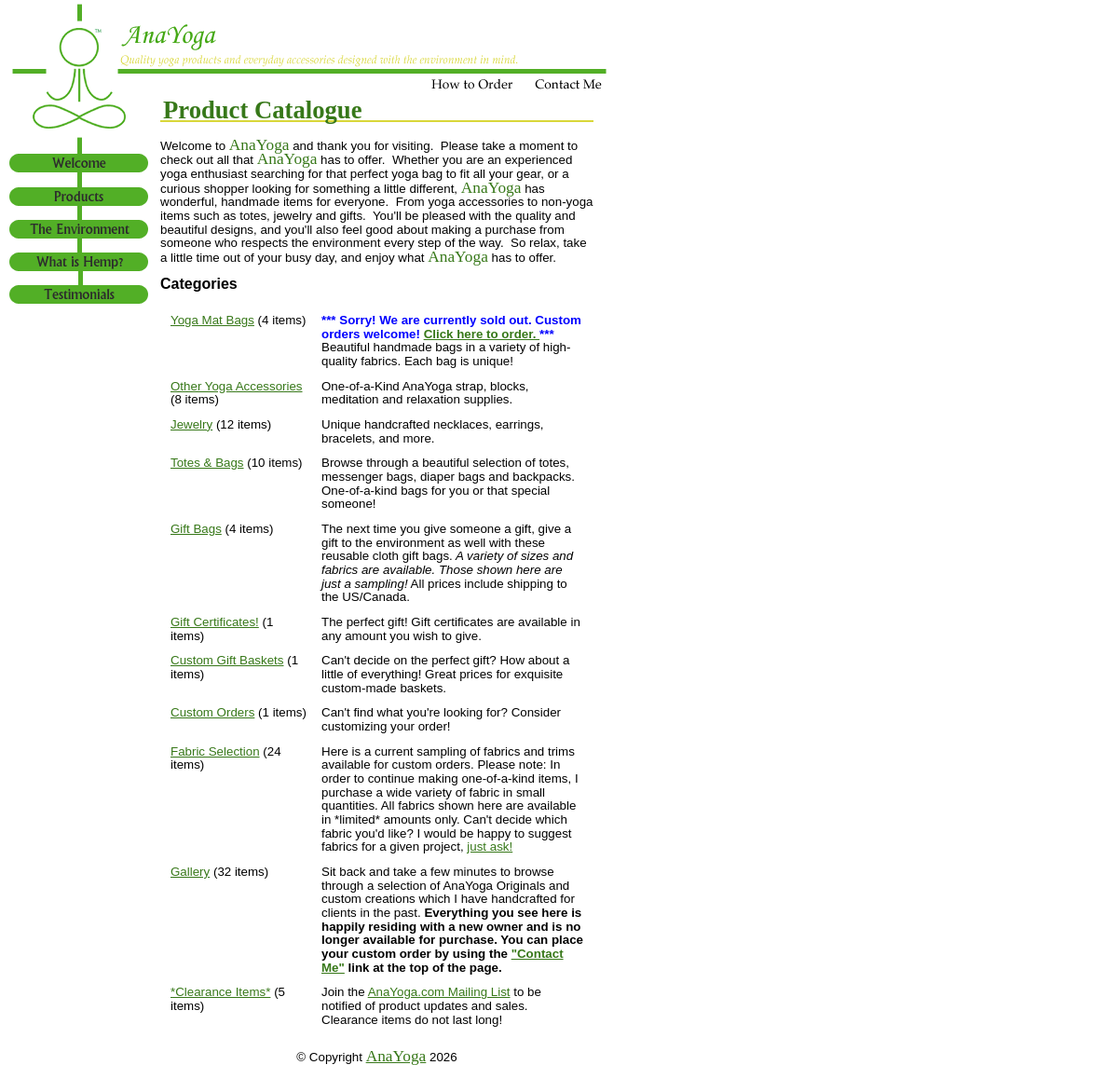
Screenshot of /original_site/products.php with the database file from the repository.
### tables this page shows
CREATE TABLE `categories` (
  `catID` int(10) unsigned NOT NULL AUTO_INCREMENT,
  `title` varchar(255) DEFAULT NULL,
  `description` longtext DEFAULT NULL,
  `orderIndex` int(11) NOT NULL DEFAULT 0,
  PRIMARY KEY (`catID`)
);

### original_site/global.php.inc (the view, shortened to what this page needs)
<?
function showCategories() {
    echo "<h2>Categories</h2>";
    $qryCategories = "SELECT categories.catID, categories.title, categories.description, categories.orderIndex,count( products.prodID ) as numProducts  FROM categories LEFT  JOIN products ON categories.catID = products.category GROUP BY categories.catID, categories.title, categories.description ORDER BY categories.orderIndex ASC";
    if (! $result = mysql_query($qryCategories)) {
	echo "<P>An error has occured while attempting to query the categories table.";
	echo "<p>The following error was returned: " . mysql_error();
	exit;
    }
    echo "<table cellspacing=10>\n";
    while ($row = mysql_fetch_assoc($result)) {
        echo "<tr>\n";
        echo "<td valign=top width=150><a href=\"showcat.php?id=".$row['catID']."\">".$row['title']."</a> (".$row['numProducts']." items)</td><td valign=top>".stripslashes($row['description'])."</td></tr>\n";
    }
    echo "</table>\n";
}
?>

### original_site/top.php (shortened to what this page needs)
<HTML>
<HEAD>
<LINK href="main.css" rel="stylesheet" type="text/css">
</HEAD>
<BODY BGCOLOR=#FFFFFF LEFTMARGIN=0 TOPMARGIN=0 MARGINWIDTH=0 MARGINHEIGHT=0 ONLOAD="preloadImages();">
<TABLE WIDTH=655 BORDER=0 CELLPADDING=0 CELLSPACING=0>
	<TR>
		<TD ROWSPAN=3>
			<IMG SRC="images/ul_logo.gif" WIDTH=172 HEIGHT=101 ALT=""></TD>
		<TD COLSPAN=5>
			<IMG SRC="images/ur_image.gif" WIDTH=483 HEIGHT=71 ALT=""></TD>
	</TR>
	<TR>
		<TD COLSPAN=5>
			<IMG SRC="images/topline.gif" WIDTH=483 HEIGHT=10 ALT=""></TD>
	</TR>
	<TR>
		<TD>
			<IMG SRC="images/whitespace1.gif" WIDTH=288 HEIGHT=20 ALT=""></TD>
		<TD>
			<A HREF="order.php">
				<IMG SRC="images/order.gif" WIDTH=94 HEIGHT=20 BORDER=0 ALT=""></A></TD>
		<TD>
			<IMG SRC="images/whitespace2.gif" WIDTH=19 HEIGHT=20 ALT=""></TD>
		<TD>
			<A HREF="contact.php">
				<IMG SRC="images/contactme.gif" WIDTH=73 HEIGHT=20 BORDER=0 ALT=""></A></TD>
		<TD>
			<IMG SRC="images/whitespace3.gif" WIDTH=9 HEIGHT=20 ALT=""></TD>
	</TR>
</table>
<table border=0 cellspacing=0 cellpadding=0>
<tr><td valign=top>
    <table border=0 cellspacing=0 cellpadding=0>
    	<TR>
		<TD>
			<IMG SRC="images/webdesign_09.gif" WIDTH=172 HEIGHT=64 ALT="">
		</TD>
	</tr>
        <tr>
		<TD>
			<A HREF="index.php"
				ONMOUSEOVER="changeImages('welcome', 'images/welcome-over.gif'); return true;"
				ONMOUSEOUT="changeImages('welcome', 'images/welcome.gif'); return true;">
				<IMG NAME="welcome" SRC="images/welcome.gif" WIDTH=172 HEIGHT=20 BORDER=0 ALT=""></A></TD>
	</TR>
	<TR>
		<TD>
			<IMG SRC="images/vertline1.gif" WIDTH=172 HEIGHT=15 border=0 ALT=""></TD>
	</TR>
	<TR>
		<TD>
			<A HREF="products.php"
				ONMOUSEOVER="changeImages('products', 'images/products-over.gif', 'webdesign_14', 'images/webdesign_14-products_over.gif'); return true;"
				ONMOUSEOUT="changeImages('products', 'images/products.gif', 'webdesign_14', 'images/webdesign_14.gif'); return true;">
				<IMG NAME="products" SRC="images/products.gif" WIDTH=172 HEIGHT=20 BORDER=0 ALT=""></A></TD>
	</TR>
	<TR>
		<TD>
			<IMG NAME="webdesign_14" SRC="images/webdesign_14.gif" WIDTH=172 HEIGHT=1 ALT=""></TD>
	</TR>
	<TR>
		<TD>
			<IMG SRC="images/vertline2.gif" WIDTH=172 HEIGHT=14 ALT=""></TD>
	</TR>
	<TR>
		<TD>
			<A HREF="environ.php"
				ONMOUSEOVER="changeImages('environ', 'images/environ-over.gif', 'vertline3', 'images/vertline3-environ_over.gif'); return true;"
				ONMOUSEOUT="changeImages('environ', 'images/environ.gif', 'vertline3', 'images/vertline3.gif'); return true;">
				<IMG NAME="environ" SRC="images/environ.gif" WIDTH=172 HEIGHT=20 BORDER=0 ALT=""></A></TD>
	</TR>
	<TR>
		<TD>
			<IMG NAME="vertline3" SRC="images/vertline3.gif" WIDTH=172 HEIGHT=15 ALT=""></TD>
	</TR>
	<TR>
		<TD>
			<A HREF="whatishemp.php"
				ONMOUSEOVER="changeImages('hemp', 'images/hemp-over.gif'); return true;"
				ONMOUSEOUT="changeImages('hemp', 'images/hemp.gif'); return true;">
				<IMG NAME="hemp" SRC="images/hemp.gif" WIDTH=172 HEIGHT=21 BORDER=0 ALT=""></A></TD>
	</TR>
	<TR>
		<TD>
			<IMG SRC="images/webdesign_19.gif" WIDTH=172 HEIGHT=15 ALT=""></TD>
	</TR>
	<TR>
		<TD>
			<A HREF="testimonials.php"
				ONMOUSEOVER="changeImages('testimonial', 'images/testimonial-over.gif'); return true;"
				ONMOUSEOUT="changeImages('testimonial', 'images/testimonial.gif'); return true;">
				<IMG NAME="testimonial" SRC="images/testimonial.gif" WIDTH=172 HEIGHT=20 BORDER=0 ALT=""></A></TD>
	</TR>
    </table>
</td>
<td width=465 valign=top>

### original_site/products.php (shortened to what this page needs)
<?
include("global.php.inc");
include("top.php");
?>
<h1>Product Catalogue</h1>
<p>Welcome to <font class=anayoga>AnaYoga</font> and thank
you for visiting.&nbsp; Please take a moment to check out all
that <font class=anayoga>AnaYoga</font> has to offer.&nbsp; Whether you are an
experienced yoga enthusiast searching for that perfect yoga bag to fit all
your gear, or a curious shopper looking for something a little different,
<font class=anayoga>AnaYoga</font> has wonderful, handmade items for
everyone.&nbsp; From yoga accessories to non-yoga items such as totes, jewelry
and gifts.&nbsp; You'll be pleased with the quality and beautiful designs,
and you'll also feel good about making a purchase from someone who respects
the environment every step of the way.&nbsp; So relax, take a little time
out of your busy day, and enjoy what <font class=anayoga>AnaYoga</font> has
to offer.</p>
<?
showCategories();
include("bottom.php");
?>

### original_site/bottom.php
<p>
<p>
<center>&copy; Copyright <a href="index.php"><font class=anayoga>AnaYoga</font></a>
<? $mytime = getdate(); echo date("Y", $mytime[0]); ?>
</center></p>
</TD>
</tr>
</TABLE>
</BODY>
</HTML>

### original_site/main.css (style rules this page uses)
body { background: #FFFFFF; color: #000000; margin-left: 0%; margin-right: 5%; font-style: normal; font-family: tahoma,arial,serif; }
h1 { font-style: normal; padding-left: 3px; padding-right: 3px; padding-top: 10px; padding-bottom: 3px; color: #377819; text-align: left; font-weight: bold; font-family: "Monotype Corsiva", "Times New Roman"; font-size: 20pt; border: #D9D73A solid; border-width: 0px 0px 2px }
h2 { font-size: medium; }
ul, dl, p, td, th, li, dt, dd, div { color: #000000; font-style: normal; line-height: 110%; font-family: tahoma, sans-serif; font-size: 10pt; }
img { border: 0; }
a:link, a:visited { color: #377819; }
.anayoga { color: #377819; font-family: "Monotype Corsiva", "Times New Roman"; font-size: 13pt; }

### rows the page displays
categories: title "Yoga Mat Bags", numProducts "4", description "*** Sorry! We are currently sold out. Custom orders welcome! Click here to order. *** Beautiful handmade bags in a variety of high-quality fabrics. Each bag is unique!"
categories: title "Other Yoga Accessories", numProducts "8", description "One-of-a-Kind AnaYoga strap, blocks, meditation and relaxation supplies."
categories: title "Jewelry", numProducts "12", description "Unique handcrafted necklaces, earrings, bracelets, and more."
categories: title "Totes & Bags", numProducts "10", description "Browse through a beautiful selection of totes, messenger bags, diaper bags and backpacks. One-of-a-kind bags for you or that special someone!"
categories: title "Gift Bags", numProducts "4", description "The next time you give someone a gift, give a gift to the environment as well with these reusable cloth gift bags. A variety of sizes and fabrics are available. Those shown here are just a sampling! All prices include shipping to the US/Canada."
categories: title "Gift Certificates!", numProducts "1", description "The perfect gift! Gift certificates are available in any amount you wish to give."
categories: title "Custom Gift Baskets", numProducts "1", description "Can't decide on the perfect gift? How about a little of everything! Great prices for exquisite custom-made baskets."
categories: title "Custom Orders", numProducts "1", description "Can't find what you're looking for? Consider customizing your order!"
categories: title "Fabric Selection", numProducts "24", description "Here is a current sampling of fabrics and trims available for custom orders. Please note: In order to continue making one-of-a-kind items, I purchase a wide variety of fabric in small quantities. All fabrics shown here are available in *limited* amounts only. Can't decide which fabric you'd like? I would be happy to suggest fabrics for a given project, just ask!"
categories: title "Gallery", numProducts "32", description "Sit back and take a few minutes to browse through a selection of AnaYoga Originals and custom creations which I have handcrafted for clients in the past. Everything you see here is happily residing with a new owner and is no longer available for purchase. You can place your custom order by using the \"Contact Me\" link at the top of the page."
categories: title "*Clearance Items*", numProducts "5", description "Join the AnaYoga.com Mailing List to be notified of product updates and sales. Clearance items do not last long!"

### other values shown
date("Y", $mytime[0]) "2026"
